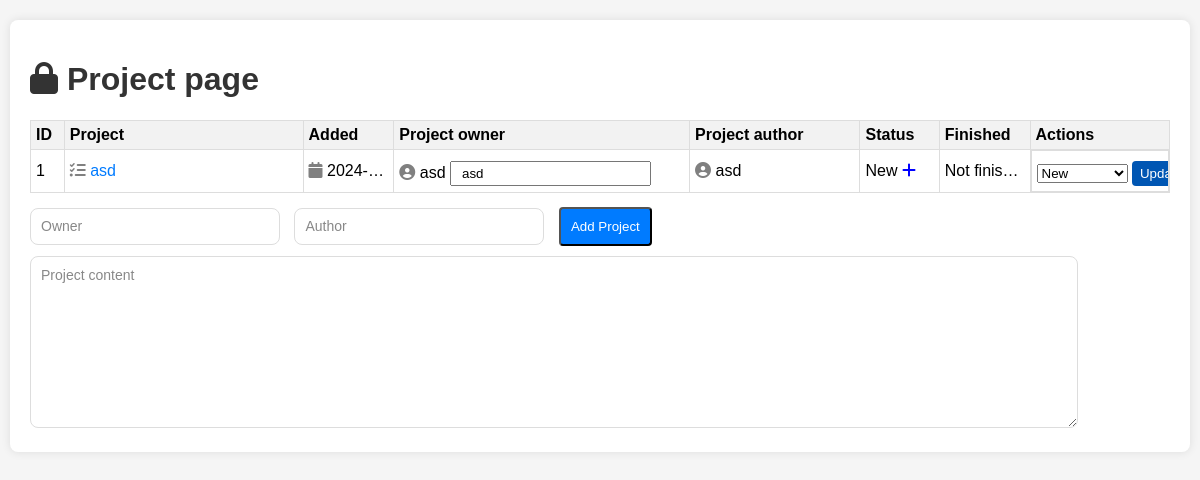
/admin_project, run on an earlier commit of the app's database.
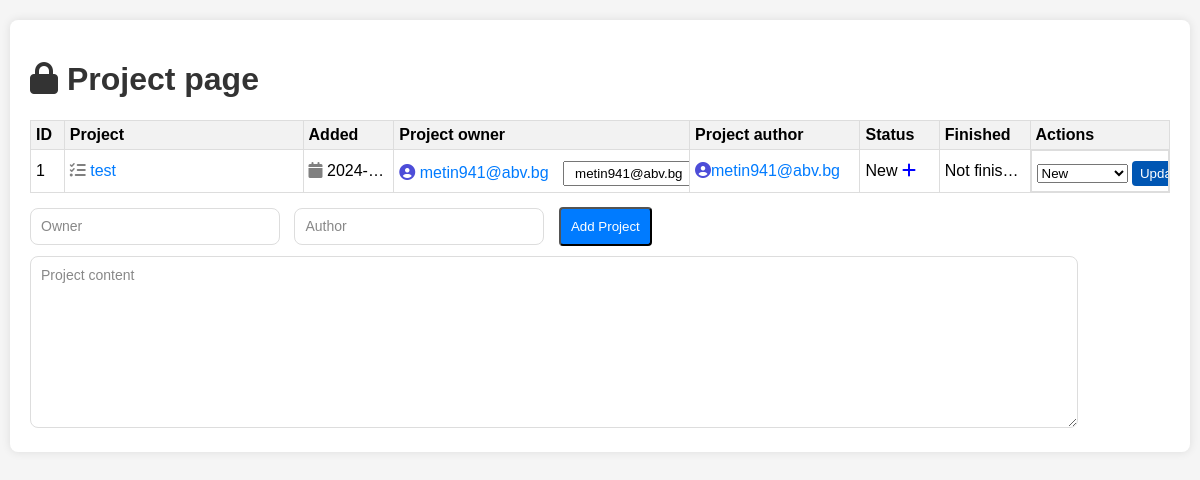
And on a later commit of the database.
### app.py (models this page shows, shortened)
class Projects(db.Model):
    id = db.Column(db.Integer, primary_key=True)
    content = db.Column(db.String(200), nullable=False)
    owner = db.Column(db.String(50), nullable=False)
    author = db.Column(db.String(50), nullable=False)
    status = db.Column(db.String(60), nullable=False, default="New")
    date_created = db.Column(db.DateTime, default=datetime.utcnow)
    finished = db.Column(db.DateTime, nullable=True)
    comment_count = db.Column(db.Integer, default=0)
    comments = db.relationship('Comment_project', backref='project', lazy=True, cascade='all, delete-orphan', primaryjoin="Projects.id == Comment_project.task_id")

### app.py (the view)
@app.route('/admin_project', methods=['POST', 'GET'])
def admin_project():
    if request.method == 'POST':
        project_content = request.form['content']
        project_owner = request.form['owner']
        project_author = request.form['author']
        if project_content and project_owner and project_author:
            new_project = Projects(content=project_content, owner=project_owner, author=project_author)
            try:
                db.session.add(new_project)
                db.session.commit()
                return redirect(url_for('admin_project'))
            except:
                return 'There is an issue adding your project, please contact the IT department'
        else:
            return 'Project content, owner, and author cannot be empty. Please enter all!'
    else:
        projects = Projects.query.order_by(Projects.date_created).all()
        return render_template('admin_project.html', projects=projects)

### templates/admin_project.html (shortened to what this page needs)
{% extends 'base.html' %}
{% block body %}
<div class="content_project">
    <h1><i class="fa fa-lock" aria-hidden="true"></i> Project page</h1>
    <table>
        <tr>
            <th>ID</th>
            <th>Project</th>
            <th><label>Added</label></th>
            <th><label>Project owner</label></th>
            <th><label>Project author</label></th>
            <th><label>Status</label></th>
            <th><label>Finished</label></th>
            <th><label>Actions</label></th>
        </tr>
        {% for project in projects %}
            <tr>
                <td>{{ project.id }}</td>
                <td> <i class="fa fa-tasks" style="color: gray;"></i> <a href="{{ url_for('view_project', project_id=project.id) }}" target="_blank">{{ project.content }}</a></td>
                <td><i class="fa fa-calendar" style="color: gray;"></i> {{ project.date_created.date() }}</td>
                <td>
                    <form action="{{ url_for('update_owner_project', project_id=project.id) }}" method="POST">
                        {% if project.owner is not none and '@' in project.owner and '.' in project.owner %}
                            <i class="fa fa-user-circle" style="color: rgb(77, 77, 216);"></i> <a href="mailto:{{ project.owner }}">{{ project.owner }}</a>
                        {% else %}
                            <i class="fa fa-user-circle" style="color: gray;"></i> {{ project.owner }}
                        {% endif %}
                        <input type="text" name="new_owner" placeholder="New Owner" value="{{ project.owner }}" class="owner_input">
                    </form>
                </td>
                <td>
                    {% if project.author is not none and '@' in project.author and '.' in project.author %}
                        <i class="fa fa-user-circle" style="color: rgb(77, 77, 216);"></i><a href="mailto:{{ project.owner }}">{{ project.author }}</a>
                    {% else %}
                        <i class="fa fa-user-circle" style="color: gray;"></i> {{ project.author }}
                    {% endif %}
                </td>
                <td>{{ project.status }}
                    {% if project.status == 'Completed' %}
                        <i class="fa fa-check-circle" style="color: green;"></i>
                    {% elif project.status == 'In Progress' %}
                        <i class="fa fa-spinner" style="color: orange;"></i>
                    {% elif project.status == 'New' %}
                        <i class="fa fa-plus" style="color: blue;"></i>
                    {% endif %}
                </td>
                <td>{% if project.finished is not none %}
                        <i class="fa fa-calendar" style="color: gray;"></i> {{ project.finished.strftime('%Y-%m-%d') }}
                    {% else %}
                        Not finished yet
                    {% endif %}
                </td>
                <td class="actions">
                    <form action="{{ url_for('update_project', project_id=project.id) }}" method="POST">
                        <select name="status">
                            <option value="New" {% if project.status == 'New' %} selected {% endif %}>New</option>
                        </select>
                        <button type="submit" class="update-button">Update status</button>
                    </form>
                </td>
            </tr>
        {% endfor %}
    </table>
    <form action="{{ url_for('admin_project') }}" method="POST">
        <input type="text" name="owner" id="owner" placeholder="Owner" class="small input">
        <input type="text" name="author" id="author" placeholder="Author" class="small input">
        <input type="submit" value="Add Project">
        <textarea type="text" name="content" id="content" placeholder="Project content" class="large text-editor"></textarea>
    </form>
</div>
{% endblock %}

### templates/base.html (shortened to what this page needs)
<!DOCTYPE html>
<html lang="en">
<head>
    <link rel="stylesheet" href="{{ url_for('static', filename='main.css') }}">
    <link rel="stylesheet" href="https://cdnjs.cloudflare.com/ajax/libs/font-awesome/6.5.1/css/all.min.css">
</head>
<body>
    {% block body %}{% endblock %}
</body>
</html>

### static/main.css (style rules this page uses)
body { font-family: Arial, sans-serif; background-color: #f5f5f5; margin: 0; padding: 0; }
.content_project { max-width: 95%; margin: 20px auto; padding: 20px; background-color: #fff; border-radius: 8px; box-shadow: 0 0 10px rgba(0, 0, 0, 0.1); }
h1 { color: #333; }
table { width: 100%; border-collapse: collapse; margin-top: 10px; table-layout: fixed; }
table { border: 1px solid #ddd; }
th, td { padding: 5px; text-align: left; white-space: nowrap; overflow: hidden; text-overflow: ellipsis; border: 1px solid #ddd; }
th:first-child, td:first-child { width: 2%; }
th:nth-child(2), td:nth-child(2) { width: 20%; }
th:nth-child(3), td:nth-child(3) { width: 7%; }
th:nth-child(4), td:nth-child(4) { width: 25%; }
th:nth-child(5), td:nth-child(5) { width: 14%; }
th:nth-child(6), td:nth-child(6) { width: 6%; }
th:nth-child(7), td:nth-child(7) { width: 7%; }
th { background-color: #f2f2f2; }
a { text-decoration: none; color: #007bff; margin-right: 10px; }
form { margin-top: 5px; }
input[type="text"] { padding: 10px; margin-right: 10px; }
input[type="text"].small { width: 20%; }
textarea.large { width: 90%; height: 150px; padding: 10px; margin-top: 10px; }
input[type="submit"] { padding: 10px; background-color: #007bff; color: #fff; border-radius: 4px; cursor: pointer; }
.actions { display: flex; gap: 5px; }
.update-button { background-color: #0056b3; color: white; padding: 5px 8px; border: none; border-radius: 4px; cursor: pointer; }
.owner_input { height: 1px; }
.text-editor { font-family: 'Arial', sans-serif; font-size: 14px; color: #333; background-color: #fff; border: 1px solid #ddd; border-radius: 8px; padding: 10px; margin-top: 10px; resize: vertical; height: 300px; transition: border-color 0.3s, box-shadow 0.3s; }
.text-editor::placeholder { color: #888; }
.input { font-family: 'Arial', sans-serif; font-size: 14px; color: #333; background-color: #fff; border: 1px solid #ddd; border-radius: 8px; padding: 10px; margin-top: 10px; resize: vertical; height: 15px; transition: border-color 0.3s, box-shadow 0.3s; }
.input::placeholder { color: #888; }

What changed in the data, as far as the page shows it:
changed Projects "New": content "asd" → "test"; new_owner "asd" → "metin941@abv.bg"; owner "asd" → "metin941@abv.bg"; author "asd" → "metin941@abv.bg"
